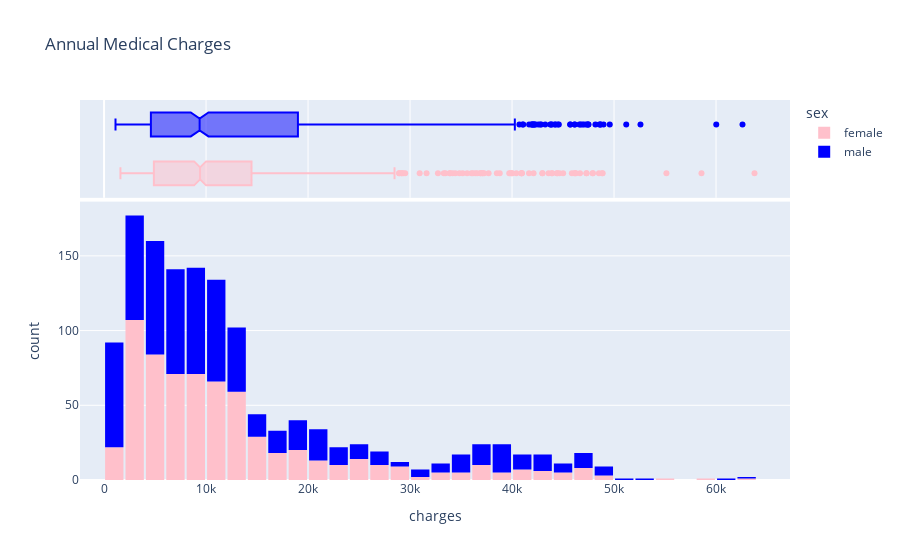

Notebook source saved alongside this figure:
### Markdown cell above
SEX, REGION

change color value ...

### Code cell
fig = px.histogram(medical_df, x='charges', marginal='box', color='sex', color_discrete_sequence=['pink', 'blue'], title='Annual Medical Charges')
fig.update_layout(bargap=0.1)
fig.show()

### Figure 1 — Plotly figure (JSON) as saved in the notebook; plotly's stock layout.template omitted (floating-point values rounded to 4 significant figures; data arrays with more than 128 entries replaced by an {"elided": "..."} marker saying what was removed)
{"data": [{"alignmentgroup": "True", "bingroup": "x", "hovertemplate": "sex=female<br>charges=%{x}<br>count=%{y}<extra></extra>", "legendgroup": "female", "marker": {"color": "pink", "pattern": {"shape": ""}}, "name": "female", "offsetgroup": "female", "orientation": "v", "showlegend": true, "type": "histogram", "x": {"elided": "662 float values"}, "xaxis": "x", "yaxis": "y"}, {"alignmentgroup": "True", "hovertemplate": "sex=female<br>charges=%{x}<extra></extra>", "legendgroup": "female", "marker": {"color": "pink"}, "name": "female", "notched": true, "offsetgroup": "female", "showlegend": false, "type": "box", "x": {"elided": "662 float values"}, "xaxis": "x2", "yaxis": "y2"}, {"alignmentgroup": "True", "bingroup": "x", "hovertemplate": "sex=male<br>charges=%{x}<br>count=%{y}<extra></extra>", "legendgroup": "male", "marker": {"color": "blue", "pattern": {"shape": ""}}, "name": "male", "offsetgroup": "male", "orientation": "v", "showlegend": true, "type": "histogram", "x": {"elided": "676 float values"}, "xaxis": "x", "yaxis": "y"}, {"alignmentgroup": "True", "hovertemplate": "sex=male<br>charges=%{x}<extra></extra>", "legendgroup": "male", "marker": {"color": "blue"}, "name": "male", "notched": true, "offsetgroup": "male", "showlegend": false, "type": "box", "x": {"elided": "676 float values"}, "xaxis": "x2", "yaxis": "y2"}], "layout": {"bargap": 0.1, "barmode": "relative", "legend": {"title": {"text": "sex"}, "tracegroupgap": 0}, "title": {"text": "Annual Medical Charges"}, "xaxis": {"anchor": "y", "domain": [0, 1], "title": {"text": "charges"}}, "xaxis2": {"anchor": "y2", "domain": [0, 1], "matches": "x", "showgrid": true, "showticklabels": false}, "yaxis": {"anchor": "x", "domain": [0, 0.7326], "title": {"text": "count"}}, "yaxis2": {"anchor": "x2", "domain": [0.7426, 1], "matches": "y2", "showgrid": false, "showline": false, "showticklabels": false, "ticks": ""}}}
